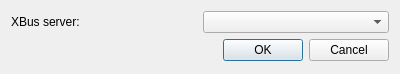
<?xml version="1.0" encoding="UTF-8"?>
<ui version="4.0">
 <class>CSimulatorXPlaneConfigWindow</class>
 <widget class="QWidget" name="CSimulatorXPlaneConfigWindow">
  <property name="geometry">
   <rect>
    <x>0</x>
    <y>0</y>
    <width>400</width>
    <height>74</height>
   </rect>
  </property>
  <property name="windowTitle">
   <string>X-Plane plugin settings</string>
  </property>
  <layout class="QGridLayout" name="gridLayout">
   <item row="0" column="1">
    <widget class="QComboBox" name="cp_XBusServer"/>
   </item>
   <item row="0" column="0">
    <widget class="QLabel" name="lbl_XBusServer">
     <property name="text">
      <string>XBus server:</string>
     </property>
    </widget>
   </item>
   <item row="1" column="0" colspan="2">
    <widget class="QDialogButtonBox" name="bb_OkCancel">
     <property name="standardButtons">
      <set>QDialogButtonBox::Cancel|QDialogButtonBox::Ok</set>
     </property>
     <property name="centerButtons">
      <bool>false</bool>
     </property>
    </widget>
   </item>
  </layout>
 </widget>
 <resources/>
 <connections/>
</ui>
